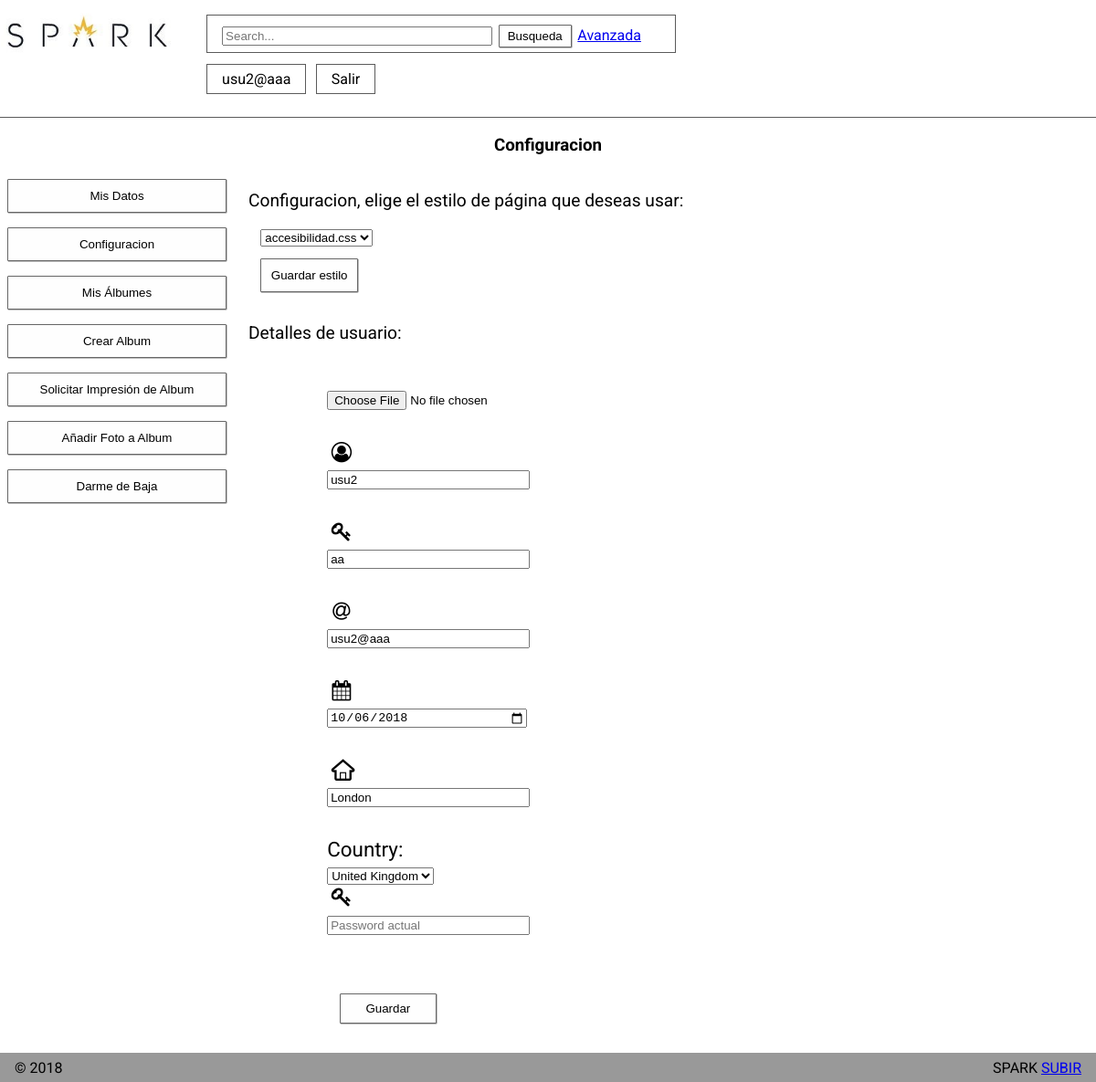
The page /configuracion.php (signed in) on the database its author committed.
### tables this page shows
CREATE TABLE `usuarios` (
  `IdUsuario` int(11) NOT NULL,
  `NomUsuario` text NOT NULL,
  `Clave` text NOT NULL,
  `Email` text NOT NULL,
  `Sexo` smallint(6) NOT NULL,
  `FNacimiento` date NOT NULL,
  `Ciudad` text NOT NULL,
  `Pais` int(11) NOT NULL,
  `Foto` text,
  `FRegistro` datetime NOT NULL,
  `Estilo` int(11) NOT NULL
);

### configuracion.php (the view, shortened to what this page needs)
<?php
include("sesionstart.php");
?>
<?php
include("include/cabecera.inc");
if(isset($_SESSION["user"])){
    include("include/header_logged.inc");
} else {
    include("include/header.inc");
}
?>
<?php
if(isset($_SESSION["user"])){
    ?>
    <main>
        <h3>Configuracion</h3>
        <section>
            <div id="navegacion_perfil">
                <?php
                echo <<<END
                <label><button onclick="location.href='mi_perfil.php'" type="button">Mis Datos</button></label>
                <label><button onclick="location.href='configuracion.php'" type="button">Configuracion</button></label>
                <label><button onclick="location.href='mis_albumes.php'" type="button">Mis Álbumes</button></label>
                <label><button onclick="location.href='nuevo_album.php'" type="button">Crear Album</button></label>
                <label><button onclick="location.href='album_form_solicitud.php'" type="button">Solicitar Impresión de Album</button></label>
                <label><button onclick="location.href='anyadir_foto_album.php'" type="button">Añadir Foto a Album</button></label>
                <label><button onclick="location.href='baja_usuario_resumen.php'" type="button">Darme de Baja</button></label>
END;
                ?>
            </div>
            <div id="container_posting_perfil">
                <?php
                echo '<p>Configuracion, elige el estilo de página que deseas usar:</p>';
                $sentencia = 'SELECT * FROM Estilos';
                if(!($resultado = $mysqli->query($sentencia))) {
                    echo "<p>Error al ejecutar la sentencia <b>$sentencia</b>: " . $mysqli->error;
                    echo '</p>';
                    exit;
                }
                echo '<form id="form_estilo" action="guardar_estilo.php" method="GET">';
                echo '<select name="estilo" id="select_estilo" required>';
                while($fila = $resultado->fetch_object()) {
                    echo '<option ';
                    if($_SESSION["estiloid"] == $fila->IdEstilo) {
                         echo 'selected';
                    }
                    echo ' value="'.$fila->IdEstilo.'" >'.$fila->Fichero.'</option>';
                }
                echo "</select><br>";
                echo '<button type="submit" name="input_submit" value="Guardar">Guardar estilo</button>';
                echo '</form>';
                echo '<p>Detalles de usuario:</p>';
                $sentencia2 = 'SELECT NomPais, IdPais FROM Paises';
                if(!($pais = $mysqli->query($sentencia2))) {
                    echo "<p>Error al ejecutar la sentencia <b>$sentencia2</b>: " . $mysqli->error;
                    echo '</p>';
                    exit;
                }
                $sentencia3 = 'SELECT * FROM usuarios u where u.Email like "'.$_SESSION["user"].'"';
                if(!($usuu = $mysqli->query($sentencia3))) {
                    echo '<p>Error al ejecutar la sentencia <b>'.$sentencia3.'</b>: ' . $mysqli->error;
                    echo '</p>';
                    exit;
                }
                $usu = $usuu->fetch_object();
                echo <<<ggg
                <form id="form_registro" action="guardar_cambios.php" method="POST">
                <label for="user_img">
                <img src="$usu->Foto" alt="">
                </label>
                <input id="user_img" type="file" name="register" value="Upload image">
                <br>
                <label for="input_name">
                <span class="icon-user-circle-o" aria-hidden="true"></span>
                </label>
                <input id="input_name" type="text" name="input_name" value="$usu->NomUsuario" placeholder="User Name" minlength="3" maxlength="15" title="Numeros y Letras Inglesas. Longitud entre 3 y 15 caracteres">
                <br>
                <label for="input_pass_modify">
                <span class="icon-key" aria-hidden="true"></span>
                </label>
                <input id="input_pass" type="text" name="input_pass_modify" value="$usu->Clave" placeholder="Password" minlength="6" maxlength="15" title="Numeros y Letras Inglesas. Longitud entre 3 y 15 caracteres. Obligatorio una mayuscula, una minuscula y un numero" required>
                <br>
                <label for="input_email">
                <span class="icon-at" aria-hidden="true"></span>
                </label>
                <input id="input_email" type="email" name="input_email" value="$usu->Email" placeholder="E-mail" pattern="[a-z0-9._%+-]+@[a-z0-9.-]+\.[a-z]{2,4}$" title>
                <br>
                <label for="input_calendar">
                <span class="icon-calendar" aria-hidden="true"></span>
                </label>
                <input id="input_calendar" type="date" name="input_calendar" value="$usu->FNacimiento" placeholder="Birthday">
                <br>
                <label for="input_city">
                <span class="icon-home-outline" aria-hidden="true"></span>
                </label>
                <input id="input_city" type="text" name="input_city" value="$usu->Ciudad" placeholder="City">
                <br>
                <label for="input_country">
                <span>Country:</span>
                <select name="input_country" id="input_country" required>
ggg;
                while($fila = $pais->fetch_assoc()){
                    echo'<option value="'. $fila['IdPais'] .'">'. $fila['NomPais'] .'</option>';
                }
                echo '</select>
                </label>
                <br>
                <label for="input_current_pass">
                <span class="icon-key" aria-hidden="true"></span>
                </label>
                <input id="input_current_pass" type="text" name="input_current_pass" placeholder="Password actual" required>
                <br>
                <span>
                <button type="submit" name="input_submit" value="Guardar">Guardar</button>
                </span>
                </form>
                </div>
                </section>
                </main>';
            }else{
                echo '¡Vaya! parece que no estás loggeado <a href="registro.php">Accede ahora</a>';
            }
            require_once("include/fin.inc");
            ?>

### css/general.css (style rules this page uses)
html { overflow-y: scroll; min-width: 480px; max-width: 1200px; margin: auto; }
body { margin: 0px auto; max-width: 1920px; font-family: 'Roboto', sans-serif; }
.top_header > form > input, .top_header > form > input , button { margin-right: 0.2em; }
#container_posting_perfil { padding-left: 1em; }
h3 { text-align: center; }

### css/accesibilidad.css (style rules this page uses)
#container_posting_perfil > p { font-size: 1.2em; }
#form_registro > label { font-size: 1.4em; }

### rows shown on the page
usuarios: input_name "usu2", input_pass_modify "aa", input_email "usu2@aaa", input_calendar "10/06/2018", input_city "London"

### other values the page prints
$_SESSION["user"] "usu2@aaa"
form field estilo "accesibilidad.css"
form field input_country "United Kingdom"
